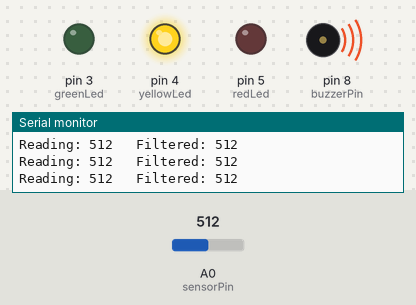
Bench run of a sketch on a simulated Arduino Uno, built with avr-gcc and run on an emulated ATmega328P. Shown: output pins drawn as LEDs (lit = HIGH), buzzer (waves = sounding), the last lines printed to the serial monitor. The test bench sets the inputs (shaded band); at power-on: A0 (sensorPin) = 512.

Above: at 1.2 s.
1.3 s: A0 (sensorPin) set to 501
At 2.0 s:
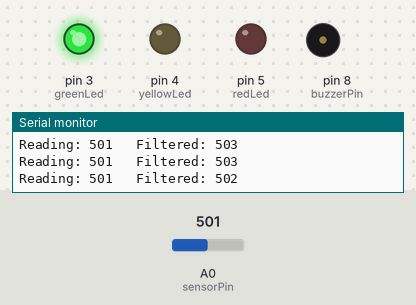
2.8 s: A0 (sensorPin) set to 560
At 3.3 s:
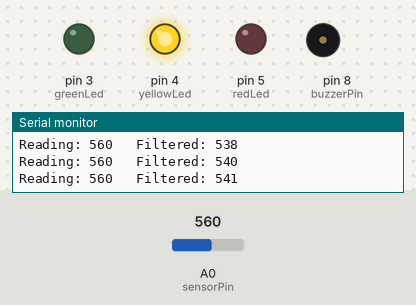
5.8 s: A0 (sensorPin) set to 580
8.8 s: A0 (sensorPin) set to 122
At 9.7 s:
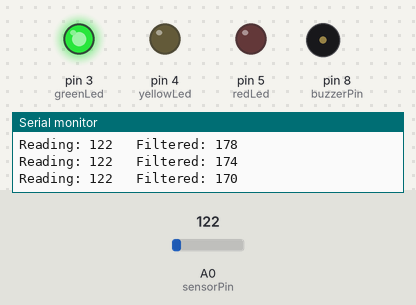
Timing chart, 0 to 11.8 s (numbered marks = the images above; inputs shaded):
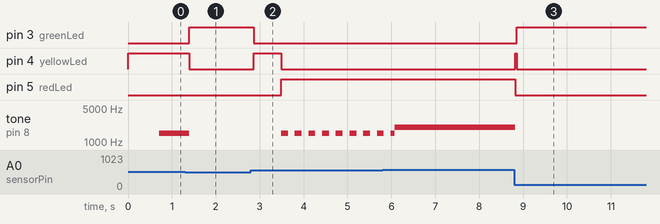

Measured:
- the behaviour switches between 510 and 509 on A0 (sensorPin) (found by bisection; images 0 and 1)
- after the input at 1.3 s, pin 3 (greenLed): LOW → HIGH after 0.10 s; pin 4 (yellowLed): HIGH → LOW after 0.10 s; tone on pin 8 (buzzerPin): goes on until 1.4 s, then stays silent
- after the input at 2.8 s, pin 3 (greenLed): HIGH → LOW after 0.07 s; pin 4 (yellowLed): LOW → HIGH after 0.07 s, → LOW 0.62 s later; pin 5 (redLed): LOW → HIGH after 0.69 s; tone on pin 8 (buzzerPin): alternates 1500 Hz for 0.16 s and silent for 0.16 s, starting after 0.69 s
- after the input at 8.8 s, pin 3 (greenLed): LOW → HIGH after 0.06 s; pin 4 (yellowLed): LOW → HIGH at once, → LOW 0.03 s later; pin 5 (redLed): HIGH → LOW at once; tone on pin 8 (buzzerPin): 2000 Hz → silent at once

The sketch:

sensor_de_agua.ino
```cpp
const int sensorPin = A0;
const int buzzerPin = 8;

const int greenLed = 3;
const int yellowLed = 4;
const int redLed = 5;

// Levels
int level30 = 510;
int level50 = 550;
int level80 = 570;

float alpha = 0.08;

float filteredValue = 0;

// BUZZER CONTROL

unsigned long previousTime = 0;
bool buzzerState = false;

void setup() {

  pinMode(buzzerPin, OUTPUT);

  pinMode(greenLed, OUTPUT);
  pinMode(yellowLed, OUTPUT);
  pinMode(redLed, OUTPUT);

  Serial.begin(9600);

  // Initialize filter
  filteredValue = analogRead(sensorPin);
}

void loop() {

  //Sensor reading
  int reading = analogRead(sensorPin);

  // Exponential filter

  filteredValue = (alpha * reading) +
                  ((1 - alpha) * filteredValue);

  int sensorValue = (int)filteredValue;

  Serial.print("Reading: ");
  Serial.print(reading);

  Serial.print("   Filtered: ");
  Serial.println(sensorValue);

  //low level
  if(sensorValue < level30) {
    digitalWrite(greenLed, HIGH);
    digitalWrite(yellowLed, LOW);
    digitalWrite(redLed, LOW);

    noTone(buzzerPin);
  }
  //medium level
  else if(sensorValue < level50) {
    digitalWrite(greenLed, LOW);
    digitalWrite(yellowLed, HIGH);
    digitalWrite(redLed, LOW);

    intermittentBuzzer(700);
  }
  // high level
  else if(sensorValue < level80) {
    digitalWrite(greenLed, LOW);
    digitalWrite(yellowLed, LOW);
    digitalWrite(redLed, HIGH);

    intermittentBuzzer(150);
  }
  // critical level
  else {
    digitalWrite(greenLed, LOW);
    digitalWrite(yellowLed, LOW);
    digitalWrite(redLed, HIGH);

    tone(buzzerPin, 2000);
  }

  delay(10);
}

// Intermittent Buzzer
void intermittentBuzzer(int interval) {

  unsigned long currentTime = millis();

  if(currentTime - previousTime >= interval) {

    previousTime = currentTime;

    buzzerState = !buzzerState;

    if(buzzerState) {

      tone(buzzerPin, 1500);

    } else {

      noTone(buzzerPin);

    }
  }
}
```
